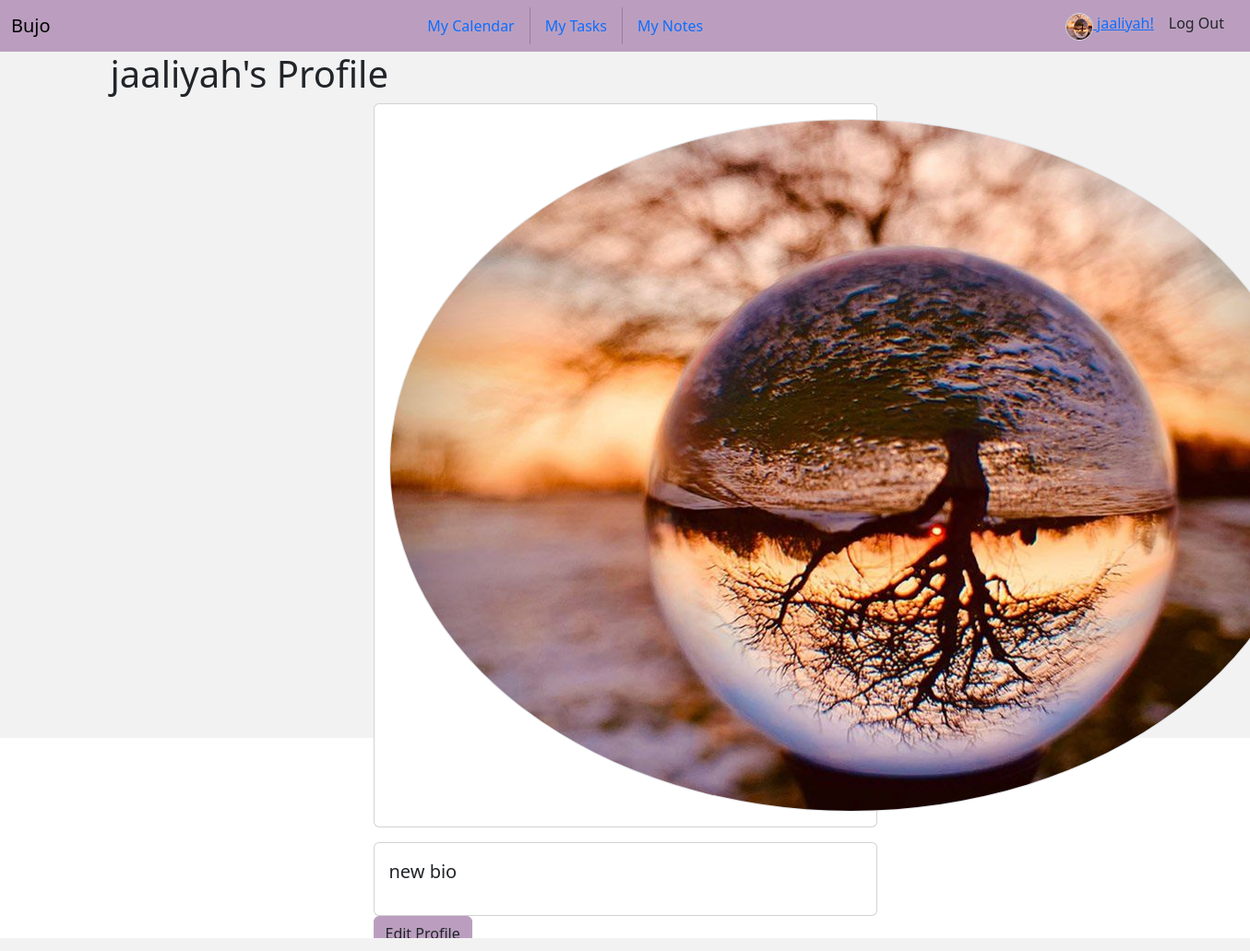
/profile/ (signed in), run on the app's committed database.
### planner/models.py (models this page shows)
class User(AbstractUser):
    avatar = models.ImageField(default="https://static.vecteezy.com/system/resources/thumbnails/009/734/564/small/default-avatar-profile-icon-of-social-media-user-vector.jpg", upload_to="user_images")
    bio = models.TextField()

### planner/views.py (the view)
# urls.py: path("profile/", views.profile, name="profile"),
@login_required
def profile(request):
    return render(request, "planner/profile.html")

### planner/templates/planner/profile.html
{% extends "planner/layout.html" %}
{% block main %}
<div class="container vh-100">
    <h1>{{user.username}}'s Profile</h1>
    <div class="row justify-content-center">
        <div class="col-6">
            <div class="row mb-3">
                <div class="col">
                    <div class="card">
                        <div class="card-body text-center">
                            <img src="{{user.avatar.url}}" alt="" class="border rounded-circle">
                        </div>
                    </div>
                </div>
            </div>
            <div class="row">
                <div class="col">
                    <div class="card">
                        <div class="card-body">
                            <p class="lead">{{user.bio}}</p>
                        </div>
                    </div>
                </div>
            </div>
            <div class="row">
                <div class="col">
                    <a class="btn btn-primary" href="{% url 'edit_profile' %}">Edit Profile</a>
                </div>
            </div>
        </div>
    </div>
</div>
{% endblock %}

### planner/templates/planner/layout.html (shortened to what this page needs)
{% load static %}
<!DOCTYPE html>
<html lang="en">
<head>
    <link rel="stylesheet" href="https://cdn.jsdelivr.net/npm/bootstrap-icons@1.11.2/font/bootstrap-icons.min.css">
    <link href="https://cdn.jsdelivr.net/npm/bootstrap@5.3.2/dist/css/bootstrap.min.css" rel="stylesheet"
>
    <link rel="stylesheet" href="{% static 'planner/colors.css' %}">
    <link rel="stylesheet" href="{% static 'planner/styles.css' %}">
</head>
<body class="">
    <div class="vh-100">
        <nav class="navbar sticky-top bg-primary">
            <div class="container-fluid">
                <a class="navbar-brand" href="{% url 'index' %}">Bujo</a>
                {% if user.is_authenticated %}
                <ul class="nav">
                    <li class="nav-item">
                        <a class="nav-link" href="{% url 'calendar' %}">My Calendar</a>
                    </li>
                    <li class="nav-item">
                        <a class="nav-link" href="{% url 'taskList' %}">My Tasks</a>
                    </li>
                    <li class="nav-item">
                        <a class="nav-link" href="{% url 'noteList' %}">My Notes</a>
                    </li>
                </ul>
                <div class="d-flex">
                    <a class="nav-brand" href="{% url 'profile' %}">
                        <img src="{{user.avatar.url}}" alt="User Avatar"
                            class="d-inline-block align-text-top border rounded-circle" height="30" width="30">
                        {{user.username}}!</a>
                    <a class="mx-3 nav-link" href="{% url 'logout' %}">Log Out</a>
                </div>
                {% else %}
                <div class="">
                    <a class="nav-link me-2" href="{% url 'login' %}">Log In</a>
                    <a class="nav-link" href="{% url 'register' %}">Register</a>
                </div>
                {% endif %}
            </div>
        </nav>
        <main>
            <div class="container-fluid mainContent">
                {% block main %}
                {% endblock %}
            </div>
        </main>
    </div>
</body>
</html>

### planner/static/planner/colors.css (style rules this page uses)
.bg-primary { background-color: #bb9ebf !important; }
.btn-primary { color: #212529; background-color: #bb9ebf; border-color: #bb9ebf; }

### planner/static/planner/styles.css (style rules this page uses)
:root { --app-height: 100vh; --primary-color: #c00000; --secondary-color: #525252; --tertiary-color: rgb(132, 134, 124); --soft-color: #f2f2f2; --color2: #FBFEF9; --color3: #85877C; --color4: #0a090C; --color5: #07393C; --color6: #e9e2eec9; --bs-primary: #7e569b; }
:root, [data-bs-theme=light] { --bs-primary: #9a43d8c9; }
.mainContent { height: calc(100vh - 56px); background-color: var(--soft-color); }

### data on the page
User: avatar (picture), username "jaaliyah", bio "new bio"
